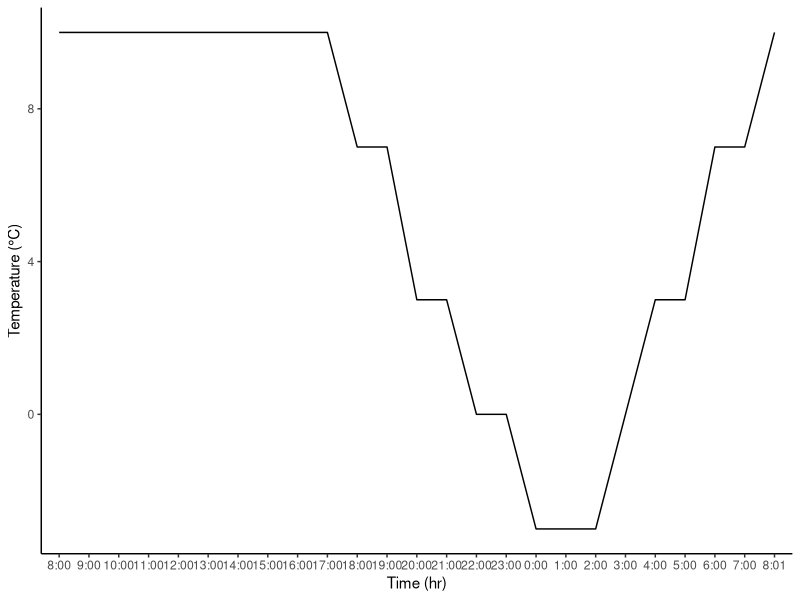

Generate this figure with R:
## Started 5 April 2019 ##
## Build a figure that shows individuals undergoing False spring

# Clear workspace
rm(list=ls()) # remove everything currently held in the R memory
options(stringsAsFactors=FALSE)
graphics.off()

# Load libraries
library(ggplot2)


df <- data.frame(temp =c(10, 10, 10, 10, 10, 10, 10, 10, 10, 10, 7, 7, 3, 3, 0, 0, -3, -3, -3, 0, 3, 3, 7, 7, 10),
                 time =c("8:00", "9:00", "10:00", "11:00", "12:00", "13:00", "14:00", "15:00", "16:00", "17:00",
                         "18:00", "19:00", "20:00", "21:00", "22:00", "23:00", "0:00", "1:00", "2:00", "3:00", "4:00",
                         "5:00", "6:00", "7:00", "8:01"))
growthchamber <- ggplot(df, aes(x=factor(df$time,levels = c("8:00", "9:00", "10:00", "11:00", "12:00", "13:00", "14:00", "15:00", "16:00", "17:00",
                                                            "18:00", "19:00", "20:00", "21:00", "22:00", "23:00", "0:00", "1:00", "2:00", "3:00", "4:00",
                                                            "5:00", "6:00", "7:00", "8:01")), y=temp, group=1)) +  
  geom_line(aes(x=factor(df$time,levels = c("8:00", "9:00", "10:00", "11:00", "12:00", "13:00", "14:00", "15:00", "16:00", "17:00",
                                            "18:00", "19:00", "20:00", "21:00", "22:00", "23:00", "0:00", "1:00", "2:00", "3:00", "4:00",
                                            "5:00", "6:00", "7:00", "8:01")))) + theme_classic() +
  xlab("Time (hr)") + ylab("Temperature (°C)")

quartz()
growthchamber
